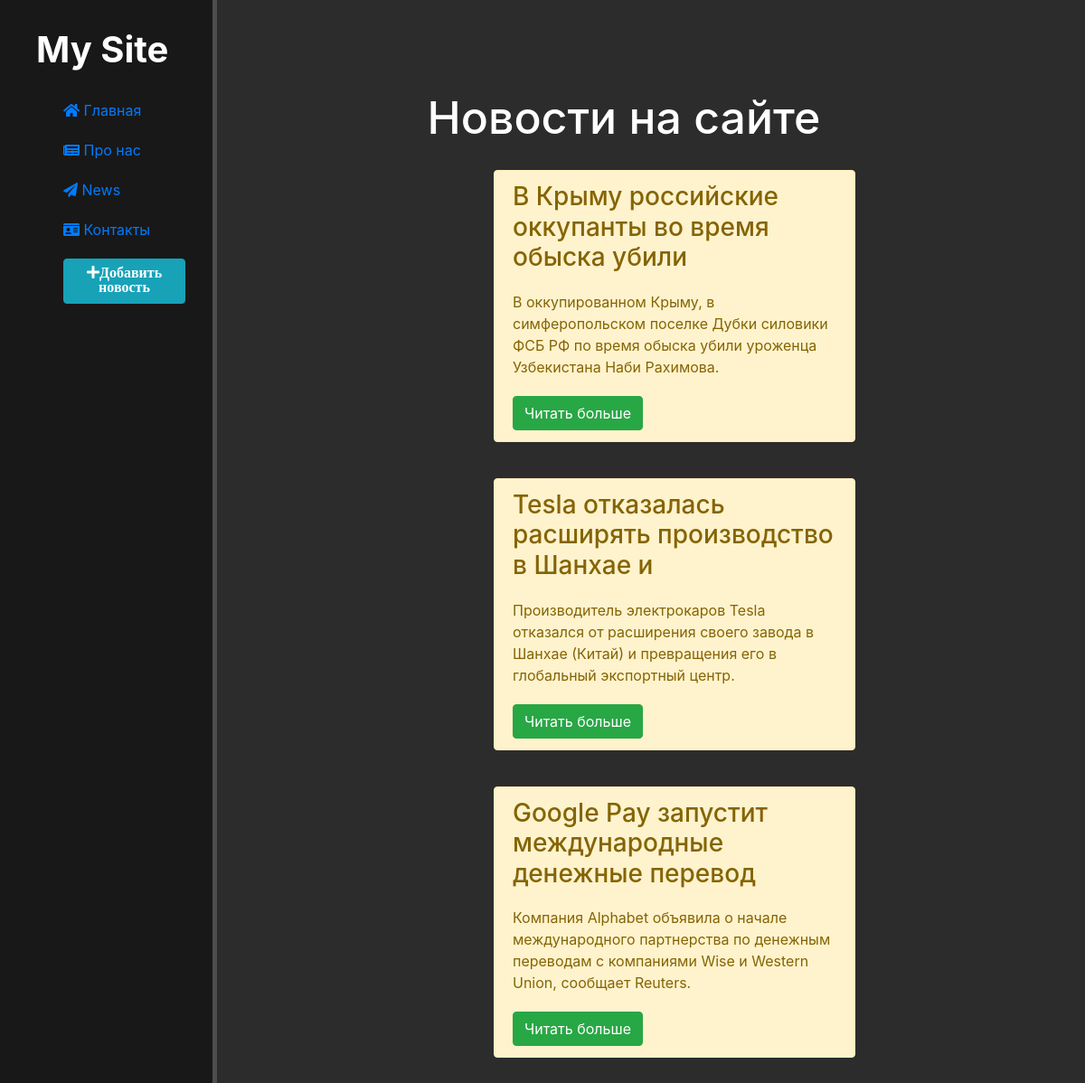
Page /news/ on the committed database.
### news/models.py (models this page shows, shortened)
class Articles(models.Model):
    title = models.CharField('Название', max_length = 50)
    anons = models.CharField('Анонс', max_length = 250)
    full_text = models.TextField('Статья')
    date = models.DateTimeField('Дата публикации')
    class Meta:
        verbose_name = 'Новость'
        verbose_name_plural = 'Новости'

### news/views.py (the view)
# urls.py: path('', views.news_home, name = 'news_home'),
def news_home(request):
    news = Articles.objects.order_by('-date')
    return render(request, 'news/news_home.html', {'news': news})

### news/templates/news/news_home.html (shortened to what this page needs)
{% extends 'main/layout.html' %}
{% block content %}
   <div class="features">
       <h1>Новости на сайте</h1>
       {% if news %}
         {% for el in news %}
               <div class="alert alert-warning">
                  <h3>{{ el.title }}</h3>
                  <p>{{el.anons}}</p>
                  <a href="{% url 'news-detail' el.id  %}" class="btn btn-success">Читать больше</a>
               </div>
         {% endfor %}
      {% else %}
         <p>У вас нет записей</p>
      {% endif %}
   </div>
{% endblock %}

### main/templates/main/layout.html (shortened to what this page needs)
{% load static %}
<!DOCTYPE html>
<html lang="en">
<head>
    <link rel="stylesheet" href="https://stackpath.bootstrapcdn.com/bootstrap/4.5.2/css/bootstrap.min.css">
    <link rel="stylesheet" href="{% static 'main/css/main.css' %}">
    <link rel="stylesheet" href="https://use.fontawesome.com/releases/v5.8.2/css/all.css">
</head>
<body>
    <aside>
        <span class="logo">My Site</span>
        <ul>
            <a href="{% url 'home' %}"><li><i class="fas fa-home"></i> Главная</a></li>
            <a href="{% url 'about' %}"><li><i class="fas fa-newspaper"></i> Про нас</a></li>
            <a href="{% url 'news_home' %}"><li><i class="fas fa-paper-plane"></i> News</a></li>
            <a href="{% url 'contacts' %}"><li><i class="fas fa-id-card"></i> Контакты</a></li>
            <a href="{% url 'create' %}"><li><button class="btn btn-info"><i class="fas fa-plus">Добавить новость</i></button></a></li>
        </ul>
    </aside>
    <main>
        {% block content  %}
        {% endblock %}
    </main>
</body>
</html>

### main/static/main/css/main.css (style rules this page uses)
body { background: #2c2c2c; }
aside { float: left; background: #181818; width: 20%; padding: 2.5%; height: 170vh; color: #fff; border-right: 5px solid #4d4d4d; }
aside .logo { font-size: 40px; margin-left: 10px; font-weight: bold; position: relative; top: -5px; }
aside ul { list-style: none }
aside ul li { color: seashell; display: block; margin-top: 20px; transition: transform .6s ease; }
.features { float: left; color: #fff; margin-top: 100px; text-align: center; width: 75%; }
main .features h1 { font-size: 50px; }
main .features p { max-width: 400px; margin: 20px auto; }
.alert-warning { float: left; clear: both; width: 400px; margin: 20px 34%; text-align: left; }

### rows in the picture
Articles: title "В Крыму российские оккупанты во время обыска убили", anons "В оккупированном Крыму, в симферопольском поселке Дубки силовики ФСБ РФ по время обыска убили уроженца Узбекистана Наби Рахимова."
Articles: title "Tesla отказалась расширять производство в Шанхае и", anons "Производитель электрокаров Tesla отказался от расширения своего завода в Шанхае (Китай) и превращения его в глобальный экспортный центр."
Articles: title "Google Pay запустит международные денежные перевод", anons "Компания Alphabet объявила о начале международного партнерства по денежным переводам с компаниями Wise и Western Union, сообщает Reuters."
